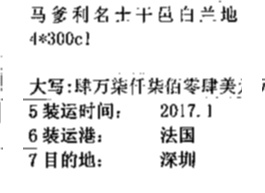
#> input picture media/col0.jpg, 265 x 193 px
$ python -i invoice.py   (imports and definitions only)
#> lines starting #> are read from the running program, lines starting #| are printed output that depends on the picture; after the words box and inside, x2 and y2 are one past the last pixel; in counts of white or black regions, pixels touching at a corner belong together
import cv2
import numpy as np
import pandas as pd
import os


def split(filepath):
#> called with filepath = '../media/col0.jpg'
    media_dir = os.path.dirname(filepath)
    image = cv2.imread(filepath)
#> image is the input picture: shape (193, 265, 3); min 0, max 255, mean 234.1
    gray = cv2.cvtColor(image, cv2.COLOR_BGR2GRAY)
    binary = cv2.threshold(gray, 0, 255, cv2.THRESH_BINARY_INV | cv2.THRESH_OTSU)[1]
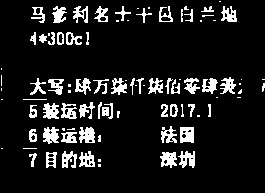
#> binary: shape (193, 265); 11.1% white; 91 white regions (36 under 20 px), largest, box (x1, y1, x2, y2) and area: (79, 127, 95, 143) 198, (43, 127, 59, 144) 194, (180, 127, 194, 143) 194
    height, width = binary.shape
#> height = 193; width = 265
    # 获取所有竖线
    k1 = cv2.getStructuringElement(cv2.MORPH_RECT, (width // 30, 1))
    heroded = cv2.erode(binary, k1, iterations=1)
#> heroded: shape (193, 265); 1.6% white in thin lines or dots, all inside (x1, y1, x2, y2) = (27, 7, 234, 167)
    hdilated = cv2.dilate(heroded, k1, iterations=1)
#> hdilated: shape (193, 265); 4% white; 88 white regions (52 under 20 px), largest, box (x1, y1, x2, y2) and area: (181, 132, 195, 142) 113, (112, 85, 128, 92) 76, (44, 134, 60, 139) 74
    # 获取所有横线
    k2 = cv2.getStructuringElement(cv2.MORPH_RECT, (1, height // 30))
#> k2 = [1, 1, 1, 1, 1, 1]
    veroded = cv2.erode(binary, k2, iterations=1)
#> veroded: shape (193, 265); 3.6% white in thin lines or dots, all inside (x1, y1, x2, y2) = (1, 9, 264, 166)
    vdilated = cv2.dilate(veroded, k2, iterations=1)
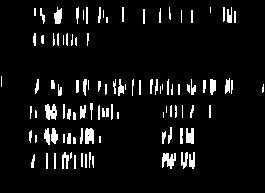
#> vdilated: shape (193, 265); 6.8% white; 103 white regions (27 under 20 px), largest, box (x1, y1, x2, y2) and area: (162, 153, 176, 169) 145, (45, 104, 57, 120) 138, (85, 128, 94, 144) 127
    # 处理横线
    point_array = np.where(hdilated == 255)
#> point_array = 2063 positions, rows 7 to 166, columns 24 to 237
    axis0 = pd.Series(point_array[0])
    h_statistics = axis0.value_counts().sort_index()
    ## 合并紧连的横线
    h_pre_index = h_statistics.index[0]
#> h_pre_index = 7
    for index in h_statistics.index:
        if index - h_pre_index <= 3:
            or_lines = hdilated[h_pre_index] | hdilated[index]
            hdilated[h_pre_index] = 0
            hdilated[index] = or_lines
        h_pre_index = index
#> this loop made 75 passes
#> (index, h_pre_index) on passes 1 to 12: (7, 7), (9, 9), (10, 10), (11, 11), (12, 12), (13, 13), (14, 14), (15, 15), (16, 16), (17, 17), (18, 18), (20, 20)
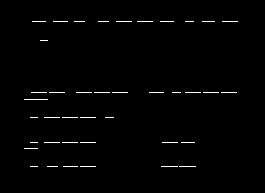
#> hdilated: shape (193, 265); 1.1% white in thin lines or dots, all inside (x1, y1, x2, y2) = (24, 21, 238, 167)
    ## 延长横线
    point_array2 = np.where(hdilated == 255)
#> point_array2 = 568 positions, rows 21 to 166, columns 24 to 237
    axis0 = pd.Series(point_array2[0])
    h_statistics = axis0.value_counts().sort_index()
    for index in h_statistics.index:
        col_arr, = np.where(hdilated[index] == 255)
        min_col = np.min(col_arr)
        max_col = np.max(col_arr)
        hdilated[index][min_col - 15: max_col + 15] = 255
#> this loop made 8 passes
#> (index, min_col, max_col) on passes 1, 3, 4, 5, 6, 8: (21, 32, 237), (92, 31, 236), (99, 24, 47), (117, 30, 113), (142, 30, 194), (166, 30, 195)
#> (index, col_arr, min_col, max_col) on passes 2, 7: (40, [40, 41, 42, 43, 44, 45, 46, 47], 40, 47), (148, [24, 25, 26, 27, 28, 29, 30, 31, 32, 33, 34, 35, 36, 37], 24, 37)
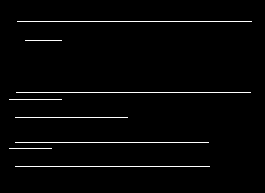
#> hdilated: shape (193, 265); 2.2% white in thin lines or dots, all inside (x1, y1, x2, y2) = (9, 21, 252, 167)
    # 处理竖直线
    point_array = np.where(vdilated == 255)
#> point_array = 3482 positions, rows 7 to 168, columns 1 to 263
    axis1 = pd.Series(point_array[1])
    v_statistics = axis1.value_counts().sort_index()
    ## 合并紧连的竖线
    v_pre_index = v_statistics.index[0]
#> v_pre_index = 1
    for index in v_statistics.index:
        if index - v_pre_index <= 3:
            or_columns = vdilated[:, v_pre_index] | vdilated[:, index]
            vdilated[:, v_pre_index] = 0
            vdilated[:, index] = or_columns
        v_pre_index = index
#> this loop made 158 passes
#> (index, v_pre_index) on passes 2 to 4: (29, 29), (30, 30), (31, 31)
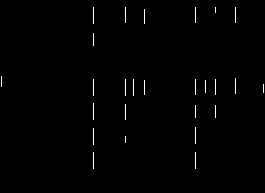
#> vdilated: shape (193, 265); 0.74% white in thin lines or dots, all inside (x1, y1, x2, y2) = (1, 7, 264, 169)
    ## 延长线
    point_array2 = np.where(vdilated == 255)
#> point_array2 = 380 positions, rows 7 to 168, columns 1 to 263
    axis1 = pd.Series(point_array2[1])
    v_statistics = axis1.value_counts().sort_index()
    for index in v_statistics.index:
        row_arr, = np.where(vdilated[:, index] == 255)
        min_row = np.min(row_arr)
        max_row = np.max(row_arr)
        vdilated[min_row - 5:max_row + 5, index] = 255
#> this loop made 10 passes
#> (index, min_row, max_row) on passes 2, 3, 4, 5, 6, 8, 9: (93, 7, 168), (125, 7, 142), (133, 79, 95), (144, 9, 94), (195, 7, 168), (215, 7, 117), (235, 7, 93)
#> (index, row_arr, min_row, max_row) on passes 7, 10: (205, [80, 81, 82, 83, 84, 85, 86, 87, 88, 89, 90, 91, 92], 80, 92), (263, [84, 85, 86, 87, 88, 89, 90, 91, 92], 84, 92)
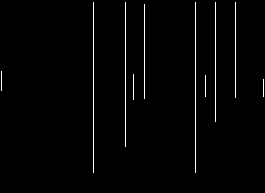
#> vdilated: shape (193, 265); 1.7% white in thin lines or dots, all inside (x1, y1, x2, y2) = (1, 2, 264, 173)
    # 获取横线竖线交叉点
    cross_point = cv2.bitwise_and(hdilated, vdilated)
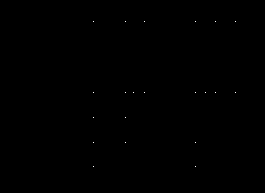
#> cross_point: shape (193, 265); 0.04% white in thin lines or dots, all inside (x1, y1, x2, y2) = (93, 21, 236, 167)
    point_array = np.where(cross_point == 255)
#> point_array = 21 positions, rows 21 to 166, columns 93 to 235
    axis0 = pd.Series(point_array[0])
    h_statistics = axis0.value_counts().sort_index()
    all_h = h_statistics.index
    axis1 = pd.Series(point_array[1])
    v_statistics = axis1.value_counts().sort_index()
    all_v = v_statistics.index
    # 分隔图片
#> (the run stopped early here; a loop or call above may not have finished)

$ run again, on media/col1.jpg
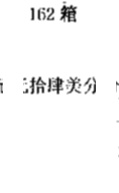
#> input picture media/col1.jpg, 119 x 193 px
#> in split, image is the input picture: shape (193, 119, 3); min 0, max 255, mean 247.8
#> binary: shape (193, 119); 3.9% white; 22 white regions (12 under 20 px), largest, box (x1, y1, x2, y2) and area: (60, 5, 77, 22) 207, (48, 77, 64, 94) 150, (30, 77, 46, 94) 141
#> heroded: shape (193, 119); 1.8% white; 30 white regions (26 under 20 px), largest, box (x1, y1, x2, y2) and area: (61, 5, 76, 22) 151, (49, 78, 63, 91) 84, (31, 77, 45, 85) 39, (69, 78, 78, 93) 34
#> veroded: shape (193, 119); 1.4% white; 15 white regions (10 under 20 px), largest, box (x1, y1, x2, y2) and area: (61, 8, 75, 20) 115, (55, 80, 62, 92) 49, (32, 80, 35, 92) 25, (71, 80, 75, 90) 21, (37, 81, 39, 92) 20
#> in split, `point_array = np.where(hdilated == 255)`: point_array = 698 positions, rows 2 to 93, columns 0 to 118
#> in split, `h_pre_index = h_statistics.index[0]`: h_pre_index = 2
#> the loop in split, `for index in h_statistics.index:` made 35 passes
#> (index, h_pre_index) on passes 1 to 8: (2, 2), (5, 5), (6, 6), (7, 7), (8, 8), (9, 9), (10, 10), (11, 11)
#> after the loop in split, `for index in h_statistics.index:`:
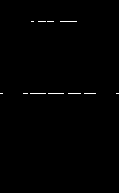
#> hdilated: shape (193, 119); 0.45% white in thin lines or dots, all inside (x1, y1, x2, y2) = (0, 21, 119, 94)
#> in split, `point_array2 = np.where(hdilated == 255)`: point_array2 = 103 positions, rows 21 to 93, columns 0 to 118
#> the loop in split, `for index in h_statistics.index:` made 2 passes
#> (index, min_col, max_col) on passes 1 to 2: (21, 31, 76), (93, 0, 118)
#> in split, `point_array = np.where(vdilated == 255)`: point_array = 551 positions, rows 6 to 94, columns 1 to 95
#> in split, `v_pre_index = v_statistics.index[0]`: v_pre_index = 1
#> the loop in split, `for index in v_statistics.index:` made 38 passes
#> (index, v_pre_index) on passes 2 to 9: (32, 32), (33, 33), (34, 34), (37, 37), (38, 38), (39, 39), (41, 41), (42, 42)
#> in split, `point_array2 = np.where(vdilated == 255)`: point_array2 = 94 positions, rows 6 to 94, columns 1 to 95
#> the loop in split, `for index in v_statistics.index:` made 5 passes
#> (index, min_row, max_row) on passes 2 to 3: (44, 9, 94), (74, 6, 94)
#> after the loop in split, `for index in v_statistics.index:`:
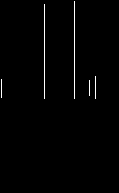
#> vdilated: shape (193, 119); 1.1% white in thin lines or dots, all inside (x1, y1, x2, y2) = (1, 1, 96, 99)
#> cross_point: shape (193, 119); 0.03% white in thin lines or dots, all inside (x1, y1, x2, y2) = (1, 21, 96, 94)
#> in split, `point_array = np.where(cross_point == 255)`: point_array = ([21, 21, 93, 93, 93, 93, 93], [44, 74, 1, 44, 74, 89, 95])

$ run again, on media/col3.jpg
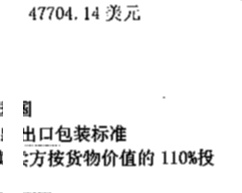
#> input picture media/col3.jpg, 242 x 193 px
#> in split, image is the input picture: shape (193, 242, 3); min 0, max 255, mean 241.9
#> binary: shape (193, 242); 6.4% white; 46 white regions (19 under 20 px), largest, box (x1, y1, x2, y2) and area: (66, 149, 100, 167) 336, (179, 149, 214, 166) 325, (110, 125, 126, 142) 177
#> heroded: shape (193, 242); 0.7% white in thin lines or dots, all inside (x1, y1, x2, y2) = (27, 6, 210, 166)
#> veroded: shape (193, 242); 2.2% white in thin lines or dots, all inside (x1, y1, x2, y2) = (0, 9, 212, 165)
#> in split, `point_array = np.where(hdilated == 255)`: point_array = 1021 positions, rows 6 to 165, columns 24 to 213
#> in split, `h_pre_index = h_statistics.index[0]`: h_pre_index = 6
#> the loop in split, `for index in h_statistics.index:` made 45 passes
#> (index, h_pre_index) on passes 1 to 8: (6, 6), (15, 15), (101, 101), (102, 102), (103, 103), (104, 104), (107, 107), (108, 108)
#> after the loop in split, `for index in h_statistics.index:`:
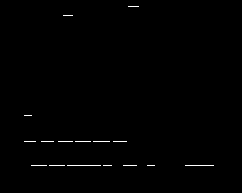
#> hdilated: shape (193, 242); 0.52% white in thin lines or dots, all inside (x1, y1, x2, y2) = (24, 6, 214, 166)
#> in split, `point_array2 = np.where(hdilated == 255)`: point_array2 = 242 positions, rows 6 to 165, columns 24 to 213
#> the loop in split, `for index in h_statistics.index:` made 5 passes
#> (index, col_arr, min_col, max_col) on passes 1 to 3: (6, [128, 129, 130, 131, 132, 133, 134, 135, 136, 137, 138], 128, 138), (15, [63, 64, 65, 66, 67, 68, 69, 70, 71, 72], 63, 72), (115, [24, 25, 26, 27, 28, 29, 30, 31], 24, 31)
#> in split, `point_array = np.where(vdilated == 255)`: point_array = 1872 positions, rows 7 to 167, columns 0 to 211
#> in split, `v_pre_index = v_statistics.index[0]`: v_pre_index = 0
#> the loop in split, `for index in v_statistics.index:` made 122 passes
#> (index, v_pre_index) on passes 4 to 11: (23, 23), (24, 24), (25, 25), (26, 26), (27, 27), (28, 28), (29, 29), (30, 30)
#> in split, `point_array2 = np.where(vdilated == 255)`: point_array2 = 293 positions, rows 7 to 167, columns 2 to 211
#> the loop in split, `for index in v_statistics.index:` made 11 passes
#> (index, min_row, max_row) on passes 1 to 8: (2, 102, 164), (43, 8, 166), (105, 8, 167), (133, 7, 167), (144, 152, 166), (152, 150, 166), (165, 152, 164), (174, 152, 164)
#> after the loop in split, `for index in v_statistics.index:`:
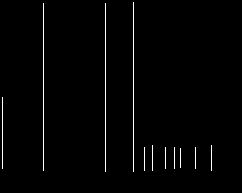
#> vdilated: shape (193, 242); 1.6% white in thin lines or dots, all inside (x1, y1, x2, y2) = (2, 2, 212, 172)
#> cross_point: shape (193, 242); 0.03% white in thin lines or dots, all inside (x1, y1, x2, y2) = (43, 6, 212, 166)
#> in split, `point_array = np.where(cross_point == 255)`: point_array = 15 positions, rows 6 to 165, columns 43 to 211

$ run again, on media/col4.jpg
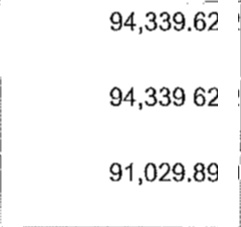
#> input picture media/col4.jpg, 241 x 227 px
#> in split, image is the input picture: shape (227, 241, 3); min 0, max 255, mean 244.8
#> binary: shape (227, 241); 4.6% white in thin lines or dots
#> heroded: shape (227, 241); 0.19% white in thin lines or dots, all inside (x1, y1, x2, y2) = (115, 1, 215, 181)
#> veroded: shape (227, 241); 0.91% white in thin lines or dots, all inside (x1, y1, x2, y2) = (0, 15, 241, 190)
#> in split, `point_array = np.where(hdilated == 255)`: point_array = 435 positions, rows 1 to 180, columns 112 to 218
#> in split, `h_pre_index = h_statistics.index[0]`: h_pre_index = 1
#> the loop in split, `for index in h_statistics.index:` made 22 passes
#> (index, h_pre_index) on passes 2 to 9: (13, 13), (19, 19), (20, 20), (22, 22), (23, 23), (24, 24), (25, 25), (29, 29)
#> in split, `point_array2 = np.where(hdilated == 255)`: point_array2 = 339 positions, rows 1 to 180, columns 112 to 218
#> the loop in split, `for index in h_statistics.index:` made 10 passes
#> (index, min_col, max_col) on passes 2 to 9: (13, 113, 218), (25, 113, 204), (29, 113, 218), (89, 113, 204), (100, 124, 203), (105, 112, 218), (164, 113, 204), (174, 113, 218)
#> in split, `point_array = np.where(vdilated == 255)`: point_array = 1012 positions, rows 12 to 192, columns 0 to 240
#> in split, `v_pre_index = v_statistics.index[0]`: v_pre_index = 0
#> the loop in split, `for index in v_statistics.index:` made 37 passes
#> (index, v_pre_index) on passes 2 to 9: (111, 111), (112, 112), (119, 119), (120, 120), (121, 121), (130, 130), (131, 131), (132, 132)
#> in split, `point_array2 = np.where(vdilated == 255)`: point_array2 = 566 positions, rows 12 to 192, columns 0 to 240
#> the loop in split, `for index in v_statistics.index:` made 15 passes
#> (index, min_row, max_row) on passes 2 to 9: (112, 13, 172), (121, 13, 179), (132, 12, 180), (140, 27, 184), (146, 165, 179), (156, 12, 179), (169, 13, 172), (175, 13, 173)
#> cross_point: shape (227, 241); 0.18% white in thin lines or dots, all inside (x1, y1, x2, y2) = (112, 13, 218, 181)
#> in split, `point_array = np.where(cross_point == 255)`: point_array = 96 positions, rows 13 to 180, columns 112 to 217
#> in split, `details = image[all_h[0] + 1:all_h[6], all_v[6] + 1:all_v[-1]]`:
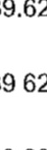
#> details: shape (150, 47, 3); min 0, max 255, mean 235.6
